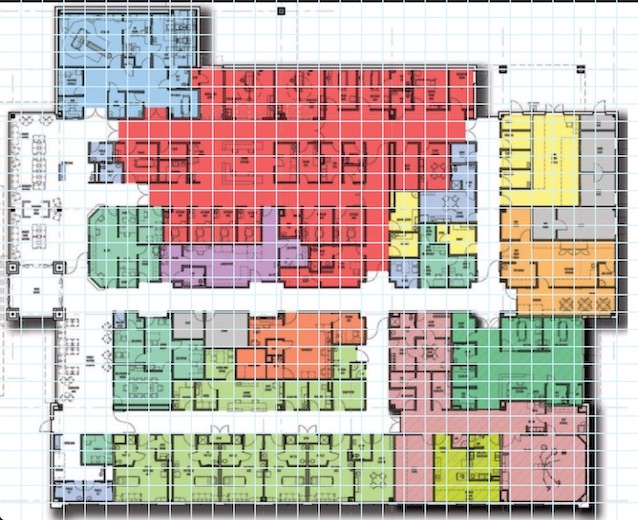
#> input picture floorplanfinal.jpg, 638 x 520 px
$ python convert.py
#> lines starting #> are read from the running program, lines starting #| are printed output that depends on the picture; after the words box and inside, x2 and y2 are one past the last pixel; in counts of white or black regions, pixels touching at a corner belong together
# at the command prompt type:
# pip install opencv-python


# OpenCV is a library of programming functions for computer vision applications
import cv2
import numpy as np

# Load the image
image = cv2.imread('floorplanfinal.jpg')
#> image is the input picture: shape (520, 638, 3); mean B, G, R 172.9, 181.9, 196.8

# Check if the image was loaded successfully
if image is None:
    print("Error: Unable to load image.")
    exit(1)

# Resize the image to 50x50
resized_image = cv2.resize(image, (50, 50))
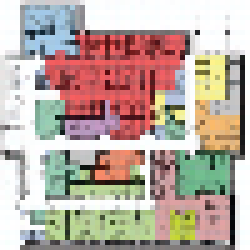
#> resized_image: shape (50, 50, 3) (shown 5 times larger); mean B, G, R 162.2, 171.8, 187.5

# Convert the resized image to grayscale
gray = cv2.cvtColor(resized_image, cv2.COLOR_BGR2GRAY)
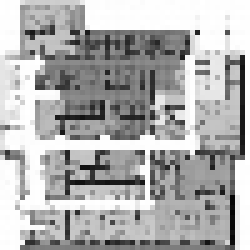
#> gray: shape (50, 50) (shown 5 times larger); min 5, max 255, mean 175.4

# Threshold the image
_, binary = cv2.threshold(gray, 240, 255, cv2.THRESH_BINARY)
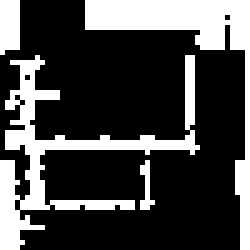
#> binary: shape (50, 50) (shown 5 times larger); 27.7% white; 4 white regions (1 under 20 px), largest, box (x1, y1, x2, y2) and area: (0, 11, 40, 50) 338, (17, 0, 50, 50) 299, (0, 0, 4, 11) 41

# Invert the binary image
binary = cv2.bitwise_not(binary)

# Convert the binary image to a matrix of 0s and 1s
matrix = (binary / 255).astype(int)

# Save the matrix into a text file
np.savetxt('floorplan_matrix.txt', matrix, fmt='%d')

print("Matrix saved to floorplan_matrix.txt")
